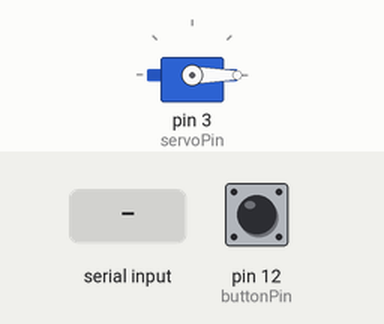
This sketch was run on a simulated Arduino Mega 2560, built with avr-gcc and run on an emulated ATmega2560. On the bench: servo. Inputs (shaded band) come from the test bench; at power-on: pin 12 (buttonPin) LOW. The local clock reads 2024-03-15 10:24:30 at power-on unless the sketch sets it; what the sketch prints to the serial monitor is not drawn.

Above: at 1.2 s.
1.3 s: pin 12 (buttonPin) pulled HIGH for 3.2 s
At 6.6 s:
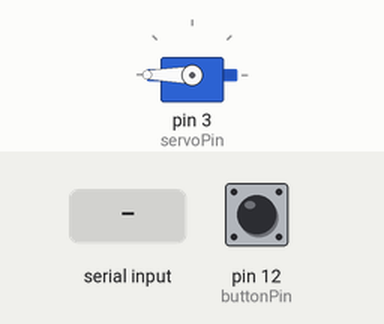
6.9 s: "90,45\n" received over the second serial link
Timing chart, 0 to 9.9 s (numbered marks = the images above; inputs shaded):
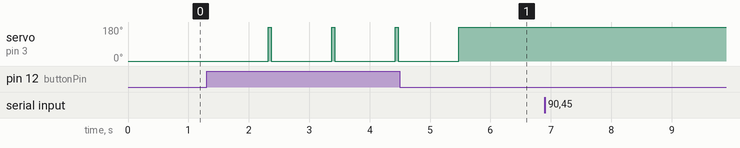

The sketch:

TimeRTC.ino
```cpp
// Arduino DS3232RTC Library
// https://github.com/JChristensen/DS3232RTC
//
// Example sketch illustrating Time library with Real Time Clock.
// This example is similar to the example provided with the Time Library.
// The #include statement has been changed to include the DS3232RTC library,
// a DS3232RTC object has been defined (myRTC) and the begin() method is called.

//RTCの内部時計は実際より10秒ほど遅れ
#include <DS3232RTC.h>
#include <Servo.h>

DS3232RTC myRTC;
Servo myservo;

int sensorPin = 0;
int servoPin = 3;
int buttonPin = 12;

int hourSet = 0;
int minSet = 0;

void setup()
{
    Serial.begin(115200);
    Serial1.begin(115200);

    myRTC.begin();

    setSyncProvider(myRTC.get);   // the function to get the time from the RTC
//    setTime(23, 40, 20, 30, 12, 2022);
//    myRTC.set(now());
//    if(timeStatus() != timeSet)
//        Serial.println("Unable to sync with the RTC");
//    else
//        Serial.println("RTC has set the system time");
  myservo.attach(servoPin);
  pinMode(sensorPin,INPUT);
  pinMode(buttonPin,INPUT);

  myservo.write(0);
}

void loop()
{


//  digitalClockDisplay();
  //時刻になったらライト消す
  if(hour() == hourSet && minute() == minSet && second() == 0){
    //session start
    int valB = checkBrightness();
    if(valB > 10){
      toggleLight();
      delay(3000);
      valB = checkBrightness();
      if(valB > 10){
        Serial.print("電気が消えませんでした");
        //スマホに通知
        Serial1.print(1);
      }
    }
  }


  //時刻変更
  if(Serial1.available() > 0) {
    int val[6];
    int index = 0;

    while(Serial1.available() > 0) {
      val[index] = Serial1.read();
      Serial.println(val[index]);
      index++;
    }

    int digit = 0;
    for(int i = 0; i < 6; i++){
      if(val[i] == 13){
        break;
      }else{
        digit++;
        val[i] = val[i] - 48;
//        Serial.println(val[i]);
      }
    }
//    Serial.println();

    int timeGet = 0;
    for(int i = 0; i < digit; i++){
      int ad = val[i] * pow(10,digit-i-1);
      if(ad >= 99){
        ad++;
      }
      timeGet += ad;

//      Serial.println(ad);
//      Serial.println();
    }
    hourSet = timeGet / 60;
    minSet = timeGet % 60;
    Serial.print("time set to: ");
    Serial.print(hourSet);
    Serial.print(" : ");
    Serial.print(minSet);

//    String t = Serial.readStringUntil(",");
//    int check = t.indexOf(",");
//    String data = t.substring(0,check);
//    int timeGet = data.toInt();
//    Serial.print(timeGet);
//    minSet = timeGet % 60;
//    hourSet = timeGet / 60;
//    Serial.println(timeGet);
//    Serial.println(minSet);
//    Serial.println(hourSet);
  }

  //ボタン押したらライトオン・オフ
  if(digitalRead(buttonPin) == HIGH) {
    toggleLight();
  }

  delay(50);
}

void digitalClockDisplay()
{
  // digital clock display of the time
  Serial.print(hour());
  printDigits(minute());
  printDigits(second());
  Serial.print(' ');
  Serial.print(day());
  Serial.print(' ');
  Serial.print(month());
  Serial.print(' ');
  Serial.print(year());
  Serial.println();
}

void printDigits(int digits)
{
  // utility function for digital clock display: prints preceding colon and leading 0
  Serial.print(':');
  if(digits < 10)
      Serial.print('0');
  Serial.print(digits);
}

void toggleLight(){
  myservo.write(0);
  delay(1000);
  myservo.write(180);
}

int checkBrightness(){
  int val = analogRead(sensorPin);
  Serial.print(" brightness:");
  Serial.print(val);
  Serial.println();

  return val;
}
```

Measured:
- after the input at 1.3 s, servo on pin 3 (servoPin): 0° → 180° after 4.2 s
- after the input at 6.9 s, every drawn part: stays the same
